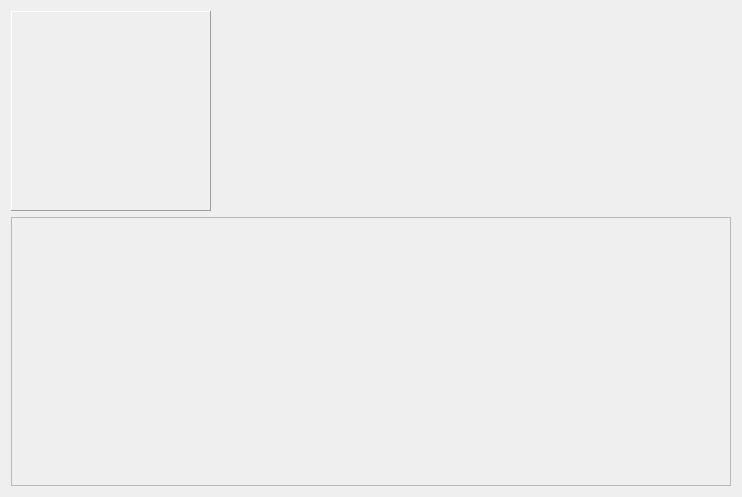
<?xml version="1.0" encoding="UTF-8"?>
<ui version="4.0">
 <class>PartyFrame</class>
 <widget class="QFrame" name="PartyFrame">
  <property name="geometry">
   <rect>
    <x>0</x>
    <y>0</y>
    <width>742</width>
    <height>497</height>
   </rect>
  </property>
  <property name="windowTitle">
   <string>Frame</string>
  </property>
  <property name="styleSheet">
   <string notr="true">background-image: url(:/img/data/parchment.jpg);</string>
  </property>
  <layout class="QVBoxLayout" name="verticalLayout">
   <item>
    <layout class="QHBoxLayout" name="horizontalLayout">
     <item>
      <widget class="QLabel" name="lblIcon">
       <property name="sizePolicy">
        <sizepolicy hsizetype="Fixed" vsizetype="Fixed">
         <horstretch>0</horstretch>
         <verstretch>0</verstretch>
        </sizepolicy>
       </property>
       <property name="minimumSize">
        <size>
         <width>200</width>
         <height>200</height>
        </size>
       </property>
       <property name="maximumSize">
        <size>
         <width>200</width>
         <height>200</height>
        </size>
       </property>
       <property name="baseSize">
        <size>
         <width>200</width>
         <height>200</height>
        </size>
       </property>
       <property name="frameShape">
        <enum>QFrame::Panel</enum>
       </property>
       <property name="frameShadow">
        <enum>QFrame::Raised</enum>
       </property>
       <property name="text">
        <string/>
       </property>
       <property name="pixmap">
        <pixmap resource="resources.qrc">:/img/data/icon_party.png</pixmap>
       </property>
       <property name="alignment">
        <set>Qt::AlignCenter</set>
       </property>
      </widget>
     </item>
     <item>
      <spacer name="horizontalSpacer">
       <property name="orientation">
        <enum>Qt::Horizontal</enum>
       </property>
       <property name="sizeHint" stdset="0">
        <size>
         <width>40</width>
         <height>20</height>
        </size>
       </property>
      </spacer>
     </item>
    </layout>
   </item>
   <item>
    <widget class="QScrollArea" name="characterList">
     <property name="verticalScrollBarPolicy">
      <enum>Qt::ScrollBarAsNeeded</enum>
     </property>
     <property name="widgetResizable">
      <bool>true</bool>
     </property>
     <widget class="QWidget" name="scrollAreaWidgetContents">
      <property name="geometry">
       <rect>
        <x>0</x>
        <y>0</y>
        <width>722</width>
        <height>269</height>
       </rect>
      </property>
     </widget>
    </widget>
   </item>
  </layout>
 </widget>
 <resources>
  <include location="resources.qrc"/>
 </resources>
 <connections/>
</ui>
